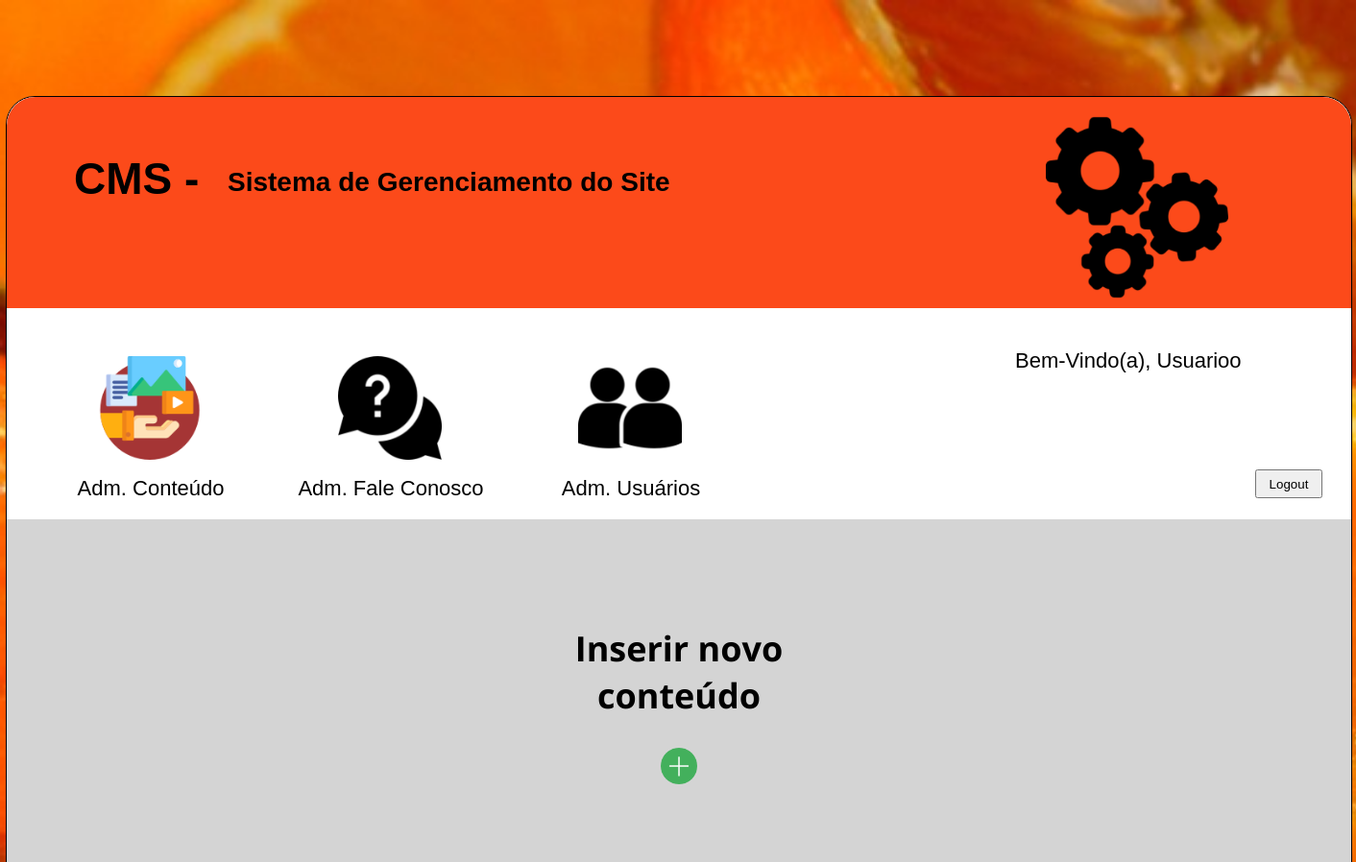
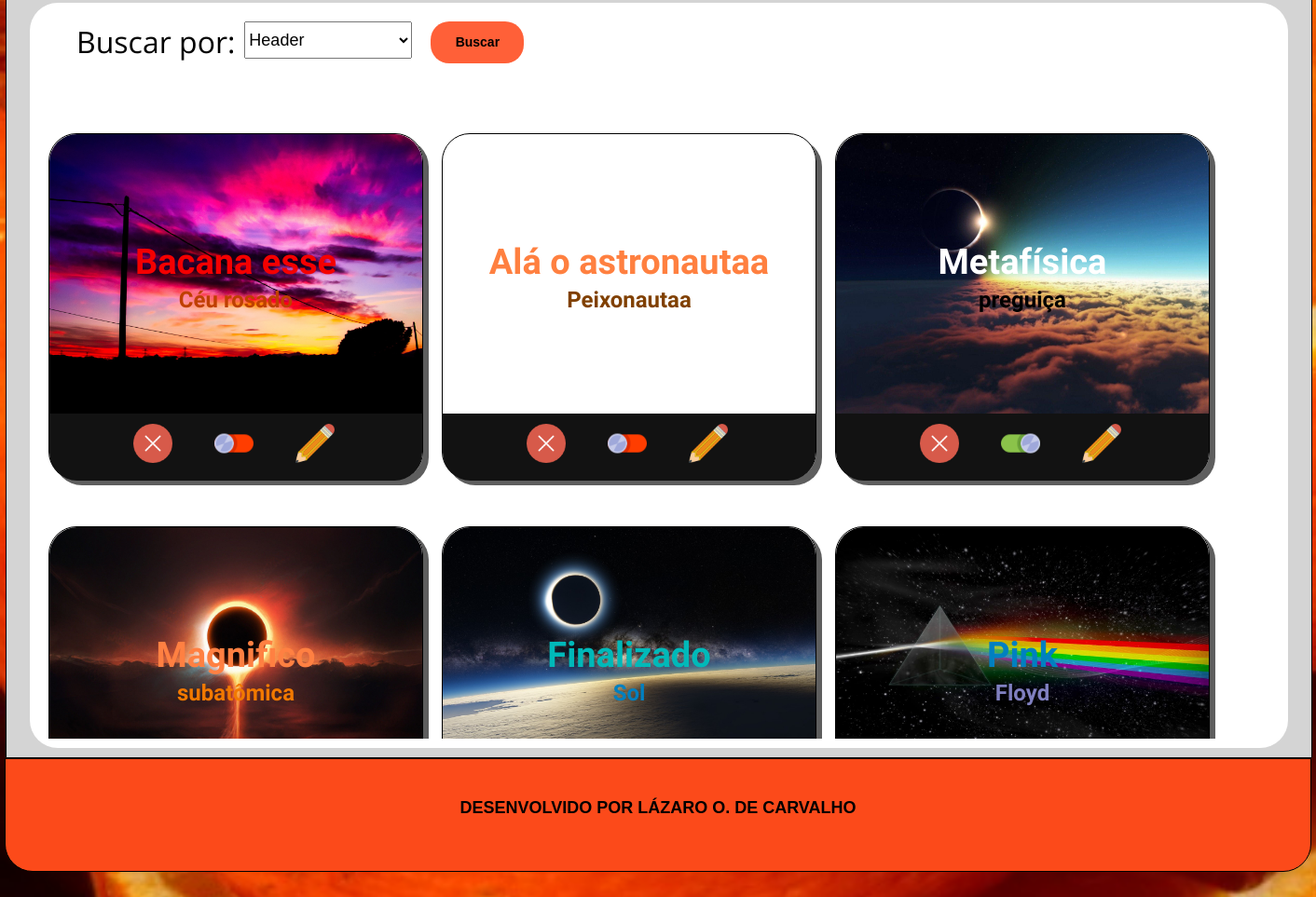
The app's page /cms/admHeaderSobre.php (signed in) with its own data (2 pictures, top to bottom).
### tables this page shows
CREATE TABLE `tblusuarios` (
  `id` int(11) NOT NULL AUTO_INCREMENT,
  `usuario` varchar(50) DEFAULT NULL,
  `nome` varchar(50) DEFAULT NULL,
  `email` varchar(50) DEFAULT NULL,
  `senha` varchar(50) DEFAULT NULL,
  `codnivel` int(11) DEFAULT NULL,
  `status` tinyint(1) DEFAULT NULL,
  PRIMARY KEY (`id`),
  KEY `codnivel` (`codnivel`),
  CONSTRAINT `tblusuarios_ibfk_1` FOREIGN KEY (`codnivel`) REFERENCES `tblniveis` (`id`)
);

CREATE TABLE `header_sobre` (
  `id` int(11) NOT NULL AUTO_INCREMENT,
  `titulo` varchar(50) DEFAULT NULL,
  `subtitulo` varchar(50) DEFAULT NULL,
  `imagem` varchar(100) DEFAULT NULL,
  `cor_titulo` varchar(20) DEFAULT NULL,
  `cor_subtitulo` varchar(20) DEFAULT NULL,
  `status` tinyint(4) DEFAULT NULL,
  PRIMARY KEY (`id`)
);

### cms/admHeaderSobre.php (the view, shortened to what this page needs)
    <?php
    require_once('modulos/footer.php');
    require_once('modulos/funcoes.php');
    $conexao = conexaoMysql();
    $nomeTabela = "header_sobre";
    $headerSelected = (string) "";
    $elementoHtmlPermissoes = permissoesUsuario($conexao, $_SESSION['id_usuario']);
?>
<!DOCTYPE html>
<html lang="pt-br">
    <head>
        <link type="text/css" rel="stylesheet" href="css/style.css">
    </head>
    <body>
        <div class="imagem_fundo">
            <section class="cms">
                <div class="conteudo center">
                    <div class="container_cms center">
                        <div class='container_cabecalho_cms'>
                            <div class='cms_titulo'>
                                <div class='container_titulo'>
                                    <div class='titulo'>
                                        <div class='cont_titulo'>
                                            <h1 class='titulo_style'> CMS - </h1>
                                        </div>
                                        <div class='cms_subtitulo'>
                                            <h2 class='subtitulo_style'>
                                                Sistema de Gerenciamento do Site
                                            </h2>
                                        </div>
                                    </div>
                                </div>
                                <div class='cms_imagem'>
                                </div>
                            </div>
                            <div class='cms_menu'>
                                <?=$elementoHtmlPermissoes;?>
                                <div class='container_logout'>
                                    <p class='text_logout'>
                                    <?php
                                        $sql = "SELECT * FROM tblusuarios WHERE id = ".$_SESSION['id_usuario'];
                                        $select = mysqli_query($conexao, $sql);
                                        if($rsUsuario = mysqli_fetch_array($select))
                                        {
                                    ?>
                                        Bem-Vindo(a), <?=$rsUsuario['nome'];?>
                                    <?php } ?>
                                    </p>
                                    <form name='frmformulario' method='post' action='bd/logout.php' class='input_logout'>
                                        <input name="btnLogout" type='submit' value='Logout' class='button_logout'>
                                    </form>
                                </div>
                            </div>
                        </div>
                        <div class="cms_conteudo" id="adm_curiosidades">
                            <div class="novo-conteudo txt-center center">
                                <h1 class="center title-medio">Inserir novo conteúdo</h1>
                                <img class="new-icon add-conteudo center" src="icons/plus.png">
                            </div>
                            <div class="container-table center">
                                <div class="container-label">
                                    <form name="frmFiltro" method="get" action="admHeaderSobre.php">
                                        <label class="label-medio float-left">Buscar por: </label>
                                        <select name="select-curiosidades" class="slc-curiosidades float-left">
                                            <option value="header_sobre" <?=$headerSelected?>>
                                                Header
                                            </option>
                                        </select>
                                        <input type="submit" name="submitFiltro" value="Buscar" class="btn-buscar float-left">
                                    </form>
                                </div>
                                <div class="container-cards">
                                    <?php
                                        $sql = "SELECT * FROM ".$nomeTabela;
                                        $select = mysqli_query($conexao, $sql);
                                    while($rsConteudo = mysqli_fetch_array($select))
                                    {
                                        if($nomeTabela == "header_sobre")
                                        {
                                    ?>
                                        <div class="cont-card">
                                            <div class="card-conteudo-bkg " style="background-image: url('bd/arquivos/<?=$rsConteudo['imagem']?>')">
                                                <h1 class="card-title-bkg txt-center" style="color: <?=$rsConteudo['cor_titulo']?>"><?=$rsConteudo['titulo']?></h1>
                                                <h2 class="subtitulo-card" style="color: <?=$rsConteudo['cor_subtitulo']?>">
                                                    <?=$rsConteudo['subtitulo']?>
                                                </h2>
                                            </div>
                                            <div class="card-opcoes">
                                                <div class="cont-opcoes-icon">
                                                    <div class="cont-icon">
                                                        <a onclick="return confirm('Deseja realmente remover este conteúdo da página?')" href="bd/excluirConteudo.php?codigo=<?=$rsConteudo['id']?>&tabela=<?=$nomeTabela?>&pagina=admHeaderSobre.php">
                                                            <img class="card-opcoes-icon" src="icons/error.png">
                                                        </a>
                                                    </div>
                                                    <div class="cont-icon">
                                                        <?php
                                                            if($rsConteudo['status'] == 1) {
                                                        ?>
                                                            <a href="bd/statusConteudoUnico.php?codigo=<?=$rsConteudo['id']?>&status=<?=$rsConteudo['status']?>&tabela=<?=$nomeTabela?>&pagina=admHeaderSobre.php">
                                                                <img class="card-opcoes-icon" src="icons/toggle-on-48.png">
                                                            </a>
                                                        <?php } else {?>
                                                            <a href="bd/statusConteudoUnico.php?codigo=<?=$rsConteudo['id']?>&status=<?=$rsConteudo['status']?>&tabela=<?=$nomeTabela?>&pagina=admHeaderSobre.php">
                                                                <img class="card-opcoes-icon" src="icons/toggle-off-48.png">
                                                            </a>
                                                        <?php } ?>
                                                    </div>
                                                    <div class="cont-icon">
                                                        <a class="btn-editar" onclick="resgatarDados(<?=$rsConteudo['id']?>, 'header')">
                                                            <img class="card-opcoes-icon" src="icons/edit.png">
                                                        </a>
                                                    </div>
                                                </div>
                                            </div>
                                        </div>
                                    <?php } } ?>
                                </div>
                            </div>
                        </div>
                    </div>
                </div>
            </section>
            <?=$footer;?>
        </div>
    </body>
</html>

### records on screen
tblusuarios: nome "Usuarioo"
header_sobre: imagem (picture), titulo "Bacana esse", subtitulo "Céu rosado", status 0 (drawn)
header_sobre: titulo "Alá o astronautaa", subtitulo "Peixonautaa", status 0 (drawn)
header_sobre: imagem (picture), titulo "Metafísica", subtitulo "preguiça", status 1 (drawn)
header_sobre: imagem (picture), titulo "Magnifico", subtitulo "subatômica"
header_sobre: imagem (picture), titulo "Finalizado", subtitulo "Sol"
header_sobre: imagem (picture), titulo "Pink", subtitulo "Floyd"
